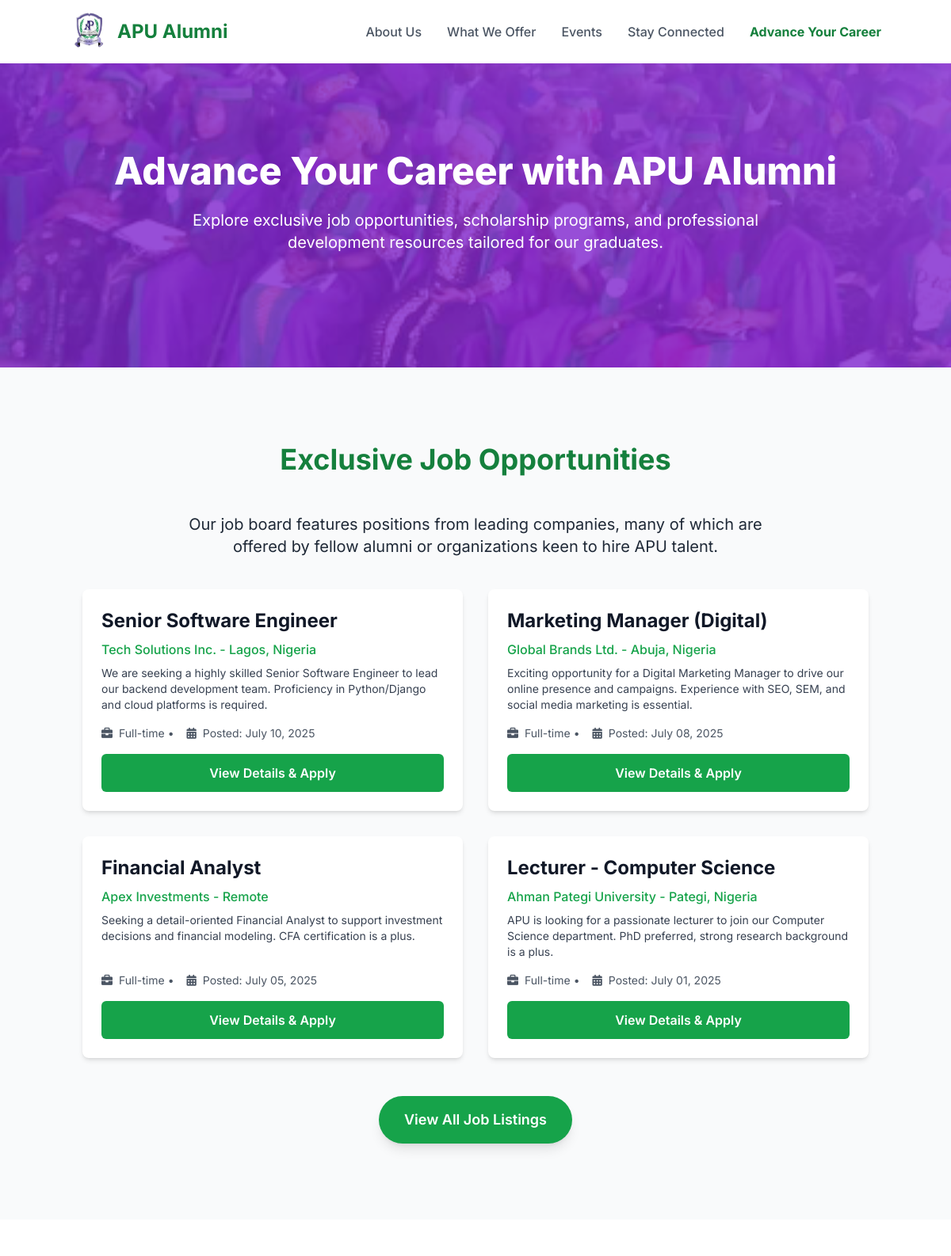
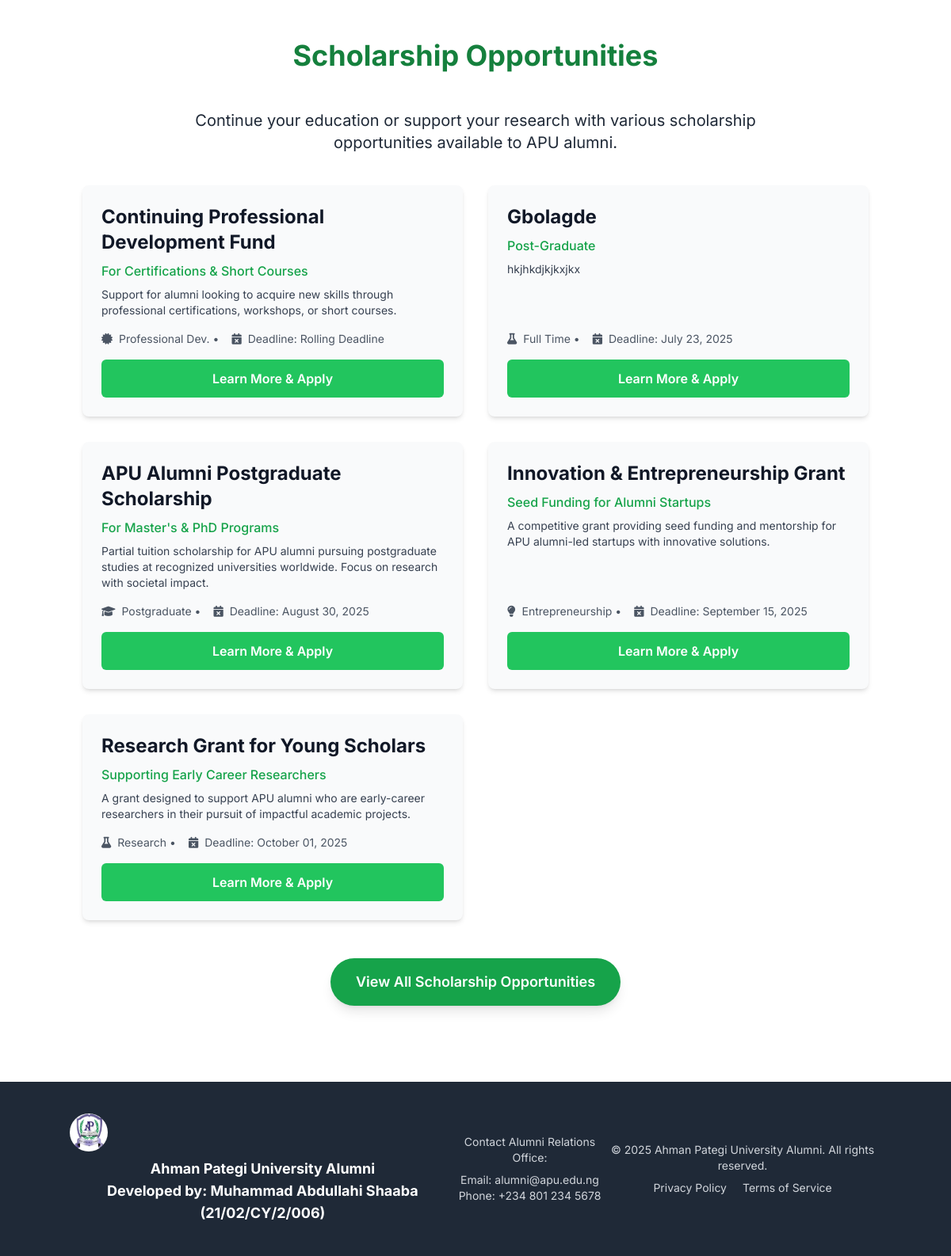
/advancecareer.php, run on the app's committed database (2 pictures, top to bottom).
### tables this page shows
CREATE TABLE `job_opportunities` (
  `id` int(11) NOT NULL,
  `title` varchar(255) NOT NULL,
  `company` varchar(255) NOT NULL,
  `location` varchar(255) NOT NULL,
  `description` text NOT NULL,
  `job_type` varchar(50) DEFAULT NULL,
  `posted_date` date NOT NULL,
  `apply_link` varchar(255) DEFAULT NULL
);

CREATE TABLE `scholarships` (
  `id` int(11) NOT NULL,
  `title` varchar(255) NOT NULL,
  `type_program` varchar(255) DEFAULT NULL,
  `description` text NOT NULL,
  `category` varchar(100) DEFAULT NULL,
  `deadline_date` date DEFAULT NULL,
  `apply_link` varchar(255) DEFAULT NULL
);

### advancecareer.php (the view, shortened to what this page needs)
<?php
include("config.php");
if (!isset($conn) || $conn->connect_error) {
    $db_connection_error = true;
} else {
    $db_connection_error = false;
}
?>
<!DOCTYPE html>
<html lang="en">
<head>
    <script src="https://cdn.tailwindcss.com"></script>
    <link rel="stylesheet" href="https://cdnjs.cloudflare.com/ajax/libs/font-awesome/6.0.0-beta3/css/all.min.css" />
</head>
<body class="text-gray-800">
    <header class="bg-white shadow-md py-4 px-6 md:px-10 lg:px-20">
        <nav class="container mx-auto flex justify-between items-center">
            <div class="flex items-center">
                <img src="../alumni/Ahman.webp" alt="APU Logo" class="h-12 w-12 rounded-full mr-3">
                <a href="index.php" class="text-2xl font-bold text-green-700 hover:text-green-800 transition duration-300">APU Alumni</a>
            </div>
            <div class="hidden md:flex space-x-8">
                <a href="index.php#about" class="text-gray-600 hover:text-green-700 font-medium transition duration-300">About Us</a>
                <a href="index.php#offerings" class="text-gray-600 hover:text-green-700 font-medium transition duration-300">What We Offer</a>
                <a href="index.php#events" class="text-gray-600 hover:text-green-700 font-medium transition duration-300">Events</a>
                <a href="stay_connected.php" class="text-gray-600 hover:text-green-700 font-medium transition duration-300">Stay Connected</a>
                <a href="#" class="text-green-700 font-bold transition duration-300">Advance Your Career</a>
            </div>
        </nav>
    </header>
    <section class="relative bg-purple-700 text-white py-20 md:py-28 overflow-hidden">
        <div class="absolute inset-0 bg-cover bg-center opacity-20" style="background-image: url('../alumni/graduation.webp');"></div>
        <div class="container mx-auto relative z-10 text-center px-4">
            <h1 class="text-4xl md:text-5xl font-extrabold leading-tight mb-6">
                Advance Your Career with APU Alumni
            </h1>
            <p class="text-lg md:text-xl mb-8 max-w-3xl mx-auto">
                Explore exclusive job opportunities, scholarship programs, and professional development resources tailored for our graduates.
            </p>
        </div>
    </section>
    <section id="jobs" class="py-16 md:py-24 bg-gray-50">
        <div class="container mx-auto px-4">
            <h2 class="text-3xl md:text-4xl font-bold text-green-700 text-center mb-12">Exclusive Job Opportunities</h2>
            <p class="text-lg md:text-xl max-w-3xl mx-auto text-center mb-10">
                Our job board features positions from leading companies, many of which are offered by fellow alumni or organizations keen to hire APU talent.
            </p>
            <div class="grid grid-cols-1 lg:grid-cols-2 gap-8" id="job-listings-container">
                <?php
                if ($db_connection_error) {
                    echo '<p class="text-red-500 text-center col-span-full">Error loading job opportunities. Please check your database connection configuration.</p>';
                } else {
                    $sql = "SELECT title, company, location, description, job_type, posted_date, apply_link FROM job_opportunities ORDER BY posted_date DESC";
                    $result = $conn->query($sql);
                    if ($result->num_rows > 0) {
                        while($row = $result->fetch_assoc()) {
                            $posted_date = date('F d, Y', strtotime($row['posted_date']));
                            ?>
                            <div class="bg-white p-6 rounded-lg shadow-md hover:shadow-xl transition duration-300 flex flex-col">
                                <h3 class="text-2xl font-bold text-gray-900 mb-2"><?php echo htmlspecialchars($row['title']); ?></h3>
                                <p class="text-green-600 font-medium mb-2"><?php echo htmlspecialchars($row['company']); ?> - <?php echo htmlspecialchars($row['location']); ?></p>
                                <p class="text-gray-700 text-sm mb-4 flex-grow">
                                    <?php echo nl2br(htmlspecialchars($row['description']));  ?>
                                </p>
                                <div class="flex items-center text-gray-600 text-sm mb-4">
                                    <i class="fas fa-briefcase mr-2"></i><?php echo htmlspecialchars($row['job_type']); ?> &bull; <i class="fas fa-calendar-alt ml-4 mr-2"></i>Posted: <?php echo $posted_date; ?>
                                </div>
                                <a href="<?php echo htmlspecialchars($row['apply_link']); ?>" class="inline-block bg-green-600 text-white hover:bg-green-700 px-6 py-3 rounded-md text-md font-semibold text-center transition duration-300">
                                    View Details & Apply
                                </a>
                            </div>
                            <?php
                        }
                    } else {
                        echo '<p class="text-gray-600 text-center col-span-full">No job opportunities currently available. Please check back soon!</p>';
                    }
                }
                ?>
            </div>
            <div class="text-center mt-12">
                <a href="#" class="inline-block bg-green-600 text-white hover:bg-green-700 px-8 py-4 rounded-full text-lg font-semibold shadow-lg transition duration-300 transform hover:scale-105">
                    View All Job Listings
                </a>
            </div>
        </div>
    </section>
    <section id="scholarships" class="py-16 md:py-24 bg-white">
        <div class="container mx-auto px-4">
            <h2 class="text-3xl md:text-4xl font-bold text-green-700 text-center mb-12">Scholarship Opportunities</h2>
            <p class="text-lg md:text-xl max-w-3xl mx-auto text-center mb-10">
                Continue your education or support your research with various scholarship opportunities available to APU alumni.
            </p>
            <div class="grid grid-cols-1 lg:grid-cols-2 gap-8">
                <?php
                if ($db_connection_error) {
                    echo '<p class="text-red-500 text-center col-span-full">Error loading scholarship opportunities. Please check your database connection configuration.</p>';
                } else {
                    $sql_scholarships = "SELECT title, type_program, description, category, deadline_date, apply_link FROM scholarships ORDER BY deadline_date ASC";
                    $result_scholarships = $conn->query($sql_scholarships);
                    if ($result_scholarships && $result_scholarships->num_rows > 0) {
                        while($row_scholarship = $result_scholarships->fetch_assoc()) {
                            $deadline_date = ($row_scholarship['deadline_date'] == '0000-00-00' || is_null($row_scholarship['deadline_date'])) ? 'Rolling Deadline' : date('F d, Y', strtotime($row_scholarship['deadline_date']));
                            ?>
                            <div class="bg-gray-50 p-6 rounded-lg shadow-md hover:shadow-xl transition duration-300 flex flex-col">
                                <h3 class="text-2xl font-bold text-gray-900 mb-2"><?php echo htmlspecialchars($row_scholarship['title']); ?></h3>
                                <p class="text-green-600 font-medium mb-2"><?php echo htmlspecialchars($row_scholarship['type_program']); ?></p>
                                <p class="text-gray-700 text-sm mb-4 flex-grow">
                                    <?php echo nl2br(htmlspecialchars($row_scholarship['description'])); ?>
                                </p>
                                <div class="flex items-center text-gray-600 text-sm mb-4">
                                    <i class="fas fa-<?php echo ($row_scholarship['category'] == 'Postgraduate') ? 'graduation-cap' : (($row_scholarship['category'] == 'Entrepreneurship') ? 'lightbulb' : (($row_scholarship['category'] == 'Professional Dev.') ? 'certificate' : 'flask')); ?> mr-2"></i><?php echo htmlspecialchars($row_scholarship['category']); ?> &bull; <i class="fas fa-calendar-times ml-4 mr-2"></i>Deadline: <?php echo $deadline_date; ?>
                                </div>
                                <a href="<?php echo htmlspecialchars($row_scholarship['apply_link']); ?>" class="inline-block bg-green-500 text-white hover:bg-green-600 px-6 py-3 rounded-md text-md font-semibold text-center transition duration-300">
                                    Learn More & Apply
                                </a>
                            </div>
                            <?php
                        }
                    } else {
                        echo '<p class="text-gray-600 text-center col-span-full">No scholarship opportunities currently available. Please check back soon!</p>';
                    }
                }
                ?>
            </div>
            <div class="text-center mt-12">
                <a href="#" class="inline-block bg-green-600 text-white hover:bg-green-700 px-8 py-4 rounded-full text-lg font-semibold shadow-lg transition duration-300 transform hover:scale-105">
                    View All Scholarship Opportunities
                </a>
            </div>
        </div>
    </section>
    <footer class="bg-gray-800 text-gray-300 py-10 px-4">
        <div class="container mx-auto text-center md:flex md:justify-between md:items-center">
            <div class="mb-6 md:mb-0">
                <img src="../alumni/Ahman.webp" alt="APU Logo" class="h-12 w-12 rounded-full mx-auto md:mx-0 mb-2">
                <p class="text-lg font-bold text-white">Ahman Pategi University Alumni</p>
                                <p class="text-lg font-bold text-white">Developed by: Muhammad Abdullahi Shaaba (21/02/CY/2/006)</p>
            </div>
            <div class="mb-6 md:mb-0">
                <p class="text-sm mb-2">Contact Alumni Relations Office:</p>
                <p class="text-sm">Email: <a href="mailto:alumni@apu.edu.ng" class="hover:text-green-400">alumni@apu.edu.ng</a></p>
                <p class="text-sm">Phone: <a href="tel:+2348012345678" class="hover:text-green-400">+234 801 234 5678</a></p>
            </div>
            <div class="text-sm">
                <p>&copy; 2025 Ahman Pategi University Alumni. All rights reserved.</p>
                <p class="mt-2">
                    <a href="#" class="hover:text-green-400 mr-4">Privacy Policy</a>
                    <a href="#" class="hover:text-green-400">Terms of Service</a>
                </p>
            </div>
        </div>
    </footer>
</body>
</html>

### advancecareer.php (style rules this page uses)
body { font-family: 'Inter', sans-serif; background-color: #f8fafc; }

### data on the page
job_opportunities: title "Senior Software Engineer", company "Tech Solutions Inc.", location "Lagos, Nigeria", description "We are seeking a highly skilled Senior Software Engineer to lead our backend development team. Proficiency in Python/Django and cloud platforms is required.", job_type "Full-time", posted_date "July 10, 2025"
job_opportunities: title "Marketing Manager (Digital)", company "Global Brands Ltd.", location "Abuja, Nigeria", description "Exciting opportunity for a Digital Marketing Manager to drive our online presence and campaigns. Experience with SEO, SEM, and social media marketing is essential.", job_type "Full-time", posted_date "July 08, 2025"
job_opportunities: title "Financial Analyst", company "Apex Investments", location "Remote", description "Seeking a detail-oriented Financial Analyst to support investment decisions and financial modeling. CFA certification is a plus.", job_type "Full-time", posted_date "July 05, 2025"
job_opportunities: title "Lecturer - Computer Science", company "Ahman Pategi University", location "Pategi, Nigeria", description "APU is looking for a passionate lecturer to join our Computer Science department. PhD preferred, strong research background is a plus.", job_type "Full-time", posted_date "July 01, 2025"
scholarships: title "Continuing Professional Development Fund", type_program "For Certifications & Short Courses", description "Support for alumni looking to acquire new skills through professional certifications, workshops, or short courses.", category "Professional Dev.", deadline_date "Rolling Deadline"
scholarships: title "Gbolagde", type_program "Post-Graduate", description "hkjhkdjkjkxjkx", category "Full Time", deadline_date "July 23, 2025"
scholarships: title "APU Alumni Postgraduate Scholarship", type_program "For Master's & PhD Programs", description "Partial tuition scholarship for APU alumni pursuing postgraduate studies at recognized universities worldwide. Focus on research with societal impact.", category "Postgraduate", deadline_date "August 30, 2025"
scholarships: title "Innovation & Entrepreneurship Grant", type_program "Seed Funding for Alumni Startups", description "A competitive grant providing seed funding and mentorship for APU alumni-led startups with innovative solutions.", category "Entrepreneurship", deadline_date "September 15, 2025"
scholarships: title "Research Grant for Young Scholars", type_program "Supporting Early Career Researchers", description "A grant designed to support APU alumni who are early-career researchers in their pursuit of impactful academic projects.", category "Research", deadline_date "October 01, 2025"
